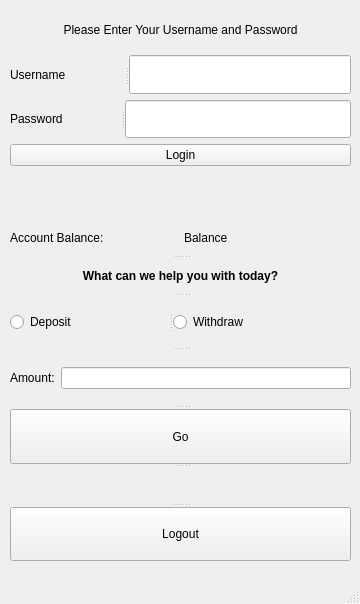
<?xml version="1.0" encoding="UTF-8"?>
<ui version="4.0">
 <class>MainWindow</class>
 <widget class="QMainWindow" name="MainWindow">
  <property name="geometry">
   <rect>
    <x>0</x>
    <y>0</y>
    <width>360</width>
    <height>604</height>
   </rect>
  </property>
  <property name="windowTitle">
   <string>PyBank</string>
  </property>
  <widget class="QWidget" name="centralwidget">
   <widget class="QWidget" name="">
    <property name="geometry">
     <rect>
      <x>10</x>
      <y>10</y>
      <width>341</width>
      <height>201</height>
     </rect>
    </property>
    <layout class="QVBoxLayout" name="layoutLogin">
     <item>
      <widget class="QLabel" name="labelHeader">
       <property name="text">
        <string>Please Enter Your Username and Password</string>
       </property>
       <property name="alignment">
        <set>Qt::AlignCenter</set>
       </property>
      </widget>
     </item>
     <item>
      <widget class="QSplitter" name="splitterUsername">
       <property name="orientation">
        <enum>Qt::Horizontal</enum>
       </property>
       <widget class="QLabel" name="labelUsername">
        <property name="text">
         <string>Username</string>
        </property>
       </widget>
       <widget class="QLineEdit" name="inputUsername"/>
      </widget>
     </item>
     <item>
      <widget class="QSplitter" name="splitterPassword">
       <property name="orientation">
        <enum>Qt::Horizontal</enum>
       </property>
       <widget class="QLabel" name="labelPassword">
        <property name="text">
         <string>Password</string>
        </property>
       </widget>
       <widget class="QLineEdit" name="inputPassword">
        <property name="autoFillBackground">
         <bool>false</bool>
        </property>
        <property name="text">
         <string/>
        </property>
        <property name="echoMode">
         <enum>QLineEdit::Password</enum>
        </property>
       </widget>
      </widget>
     </item>
     <item>
      <widget class="QPushButton" name="buttonLogin">
       <property name="text">
        <string>Login</string>
       </property>
      </widget>
     </item>
     <item>
      <widget class="QLabel" name="labelLoginStatus">
       <property name="text">
        <string/>
       </property>
       <property name="alignment">
        <set>Qt::AlignCenter</set>
       </property>
      </widget>
     </item>
    </layout>
   </widget>
   <widget class="QSplitter" name="splitterTransaction">
    <property name="geometry">
     <rect>
      <x>10</x>
      <y>220</y>
      <width>341</width>
      <height>341</height>
     </rect>
    </property>
    <property name="orientation">
     <enum>Qt::Vertical</enum>
    </property>
    <widget class="QWidget" name="">
     <layout class="QHBoxLayout" name="layoutAccountBalance">
      <item>
       <widget class="QLabel" name="labelAccountBalance">
        <property name="text">
         <string>Account Balance:</string>
        </property>
       </widget>
      </item>
      <item>
       <widget class="QLabel" name="labelActualAccountBalance">
        <property name="text">
         <string>Balance</string>
        </property>
       </widget>
      </item>
     </layout>
    </widget>
    <widget class="QLabel" name="labelWhatCanWeHelpYouWith">
     <property name="font">
      <font>
       <weight>75</weight>
       <bold>true</bold>
      </font>
     </property>
     <property name="text">
      <string>What can we help you with today?</string>
     </property>
     <property name="alignment">
      <set>Qt::AlignCenter</set>
     </property>
    </widget>
    <widget class="QSplitter" name="splitterRadio">
     <property name="orientation">
      <enum>Qt::Horizontal</enum>
     </property>
     <widget class="QRadioButton" name="radioDeposit">
      <property name="text">
       <string>Deposit</string>
      </property>
     </widget>
     <widget class="QRadioButton" name="radioWithdraw">
      <property name="text">
       <string>Withdraw</string>
      </property>
     </widget>
    </widget>
    <widget class="QWidget" name="">
     <layout class="QHBoxLayout" name="layoutAmount">
      <item>
       <widget class="QLabel" name="labelAmount">
        <property name="text">
         <string>Amount:</string>
        </property>
       </widget>
      </item>
      <item>
       <widget class="QLineEdit" name="inputAmount"/>
      </item>
     </layout>
    </widget>
    <widget class="QPushButton" name="buttonTransaction">
     <property name="text">
      <string>Go</string>
     </property>
    </widget>
    <widget class="QLabel" name="labelAccountFeedback">
     <property name="text">
      <string/>
     </property>
     <property name="alignment">
      <set>Qt::AlignCenter</set>
     </property>
    </widget>
    <widget class="QPushButton" name="buttonLogout">
     <property name="text">
      <string>Logout</string>
     </property>
    </widget>
   </widget>
  </widget>
  <widget class="QMenuBar" name="menubar">
   <property name="geometry">
    <rect>
     <x>0</x>
     <y>0</y>
     <width>360</width>
     <height>22</height>
    </rect>
   </property>
  </widget>
  <widget class="QStatusBar" name="statusbar"/>
 </widget>
 <resources/>
 <connections/>
</ui>
